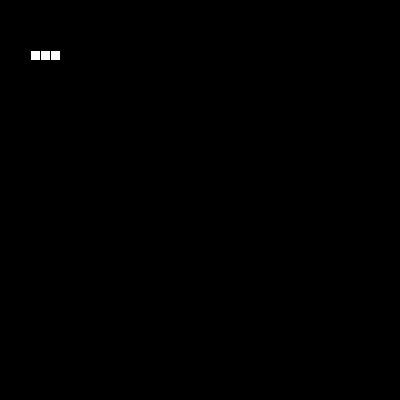
Frame 1 (no input)
Frame 60 (the mouse pressed at the canvas centre just before this capture): blank canvas, image omitted
Frame 120 (the mouse held since frame 60 and released just before this capture): blank canvas, image omitted

The Processing sketch that drew this single still picture (run headless with seeded random() and noise(); from frame 60 on, the mouse is pressed at the canvas centre):

// Processing sketch: snake2
// ── snake2.pde
int x[] = {width/2, (width/2)-10, (width/2)-20};
int y[] = {height/2, height/2, height/2};
int dir[] = {1, 1, 1};

int currdir = 1;

void setup() {
  size(400, 400);
  background(0);
}

void draw() {
  background(0);
  for (int i = 0; i < x.length; i++) {
    rect(x[i], y[i], 10, 10);
  }
  
  
  int dir_blocco_che_precede = 0;
  int d = 0;
  for (int i = 0; i < x.length; i++) {
    if (i == 0) {
       dir_blocco_che_precede = dir[0];
       dir[0] = currdir;
    } else {
       d = dir[i];
       dir[i] = dir_blocco_che_precede;
       dir_blocco_che_precede = d;
    } 
    switch(dir[i]) {
      case 1:
        x[i] += 10;
        break;
      case 2:
        x[i] -= 10;
        break;  
      case 3:
        y[i] += 10;
        break;
      case 4:
        y[i] -= 10;
        break;
    }
    
  }
  delay(100);
}

void keyPressed() {
  if (key == CODED) {
    if (keyCode == UP){
      currdir = 4;
    } else if (keyCode == DOWN){
      currdir = 3;
    } else if (keyCode == RIGHT){
      currdir = 1;
    } else if (keyCode == LEFT){
      currdir = 2;
    }
  }
}
